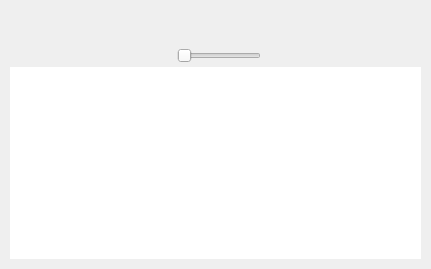
        <widget class="QWidget" name="tabPlan">
         <attribute name="title">
          <string>Plan</string>
         </attribute>
         <layout class="QVBoxLayout" name="verticalLayoutPlan">
          <property name="spacing">
           <number>0</number>
          </property>
          <property name="leftMargin">
           <number>10</number>
          </property>
          <property name="topMargin">
           <number>45</number>
          </property>
          <property name="rightMargin">
           <number>10</number>
          </property>
          <property name="bottomMargin">
           <number>10</number>
          </property>
          <item>
           <layout class="QHBoxLayout" name="horizontalLayoutPlanButtons">
            <property name="spacing">
             <number>0</number>
            </property>
            <item>
             <widget class="QPushButton" name="planButtonResize">
              <property name="sizePolicy">
               <sizepolicy hsizetype="Minimum" vsizetype="Fixed">
                <horstretch>0</horstretch>
                <verstretch>0</verstretch>
               </sizepolicy>
              </property>
              <property name="toolTip">
               <string>Swap size: Switch between normal size and custom plan size.</string>
              </property>
              <property name="text">
               <string/>
              </property>
              <property name="icon">
               <iconset resource="arenatracker.qrc">
                <normaloff>:/Images/planResize.png</normaloff>:/Images/planResize.png</iconset>
              </property>
              <property name="iconSize">
               <size>
                <width>32</width>
                <height>32</height>
               </size>
              </property>
              <property name="flat">
               <bool>true</bool>
              </property>
             </widget>
            </item>
            <item>
             <spacer name="planHorizontalSpacer1">
              <property name="orientation">
               <enum>Qt::Horizontal</enum>
              </property>
              <property name="sizeType">
               <enum>QSizePolicy::Preferred</enum>
              </property>
              <property name="sizeHint" stdset="0">
               <size>
                <width>40</width>
                <height>20</height>
               </size>
              </property>
             </spacer>
            </item>
            <item>
             <widget class="QPushButton" name="planButtonFirst">
              <property name="toolTip">
               <string/>
              </property>
              <property name="text">
               <string/>
              </property>
              <property name="icon">
               <iconset>
                <normalon>:/Images/planFirst.png</normalon>
               </iconset>
              </property>
              <property name="iconSize">
               <size>
                <width>32</width>
                <height>32</height>
               </size>
              </property>
              <property name="flat">
               <bool>true</bool>
              </property>
             </widget>
            </item>
            <item>
             <widget class="QPushButton" name="planButtonPrev">
              <property name="toolTip">
               <string/>
              </property>
              <property name="text">
               <string/>
              </property>
              <property name="icon">
               <iconset>
                <normalon>:/Images/planPrev.png</normalon>
               </iconset>
              </property>
              <property name="iconSize">
               <size>
                <width>32</width>
                <height>32</height>
               </size>
              </property>
              <property name="flat">
               <bool>true</bool>
              </property>
             </widget>
            </item>
            <item>
             <widget class="QLabel" name="planLabelTurn">
              <property name="sizePolicy">
               <sizepolicy hsizetype="Fixed" vsizetype="Preferred">
                <horstretch>0</horstretch>
                <verstretch>0</verstretch>
               </sizepolicy>
              </property>
              <property name="text">
               <string/>
              </property>
              <property name="alignment">
               <set>Qt::AlignCenter</set>
              </property>
             </widget>
            </item>
            <item>
             <widget class="QSlider" name="planTurnSlider">
              <property name="pageStep">
               <number>1</number>
              </property>
              <property name="orientation">
               <enum>Qt::Horizontal</enum>
              </property>
             </widget>
            </item>
            <item>
             <widget class="QPushButton" name="planButtonNext">
              <property name="toolTip">
               <string/>
              </property>
              <property name="text">
               <string/>
              </property>
              <property name="icon">
               <iconset>
                <normalon>:/Images/planNext.png</normalon>
               </iconset>
              </property>
              <property name="iconSize">
               <size>
                <width>32</width>
                <height>32</height>
               </size>
              </property>
              <property name="flat">
               <bool>true</bool>
              </property>
             </widget>
            </item>
            <item>
             <widget class="QPushButton" name="planButtonLast">
              <property name="toolTip">
               <string/>
              </property>
              <property name="text">
               <string/>
              </property>
              <property name="icon">
               <iconset>
                <normalon>:/Images/planLast.png</normalon>
               </iconset>
              </property>
              <property name="iconSize">
               <size>
                <width>32</width>
                <height>32</height>
               </size>
              </property>
              <property name="flat">
               <bool>true</bool>
              </property>
             </widget>
            </item>
            <item>
             <spacer name="planHorizontalSpacer2">
              <property name="orientation">
               <enum>Qt::Horizontal</enum>
              </property>
              <property name="sizeType">
               <enum>QSizePolicy::Preferred</enum>
              </property>
              <property name="sizeHint" stdset="0">
               <size>
                <width>40</width>
                <height>20</height>
               </size>
              </property>
             </spacer>
            </item>
            <item>
             <spacer name="planHorizontalSpacer3">
              <property name="orientation">
               <enum>Qt::Horizontal</enum>
              </property>
              <property name="sizeType">
               <enum>QSizePolicy::Fixed</enum>
              </property>
              <property name="sizeHint" stdset="0">
               <size>
                <width>40</width>
                <height>20</height>
               </size>
              </property>
             </spacer>
            </item>
           </layout>
          </item>
          <item>
           <widget class="PlanGraphicsView" name="planGraphicsView">
            <property name="frameShape">
             <enum>QFrame::NoFrame</enum>
            </property>
            <property name="verticalScrollBarPolicy">
             <enum>Qt::ScrollBarAlwaysOff</enum>
            </property>
            <property name="horizontalScrollBarPolicy">
             <enum>Qt::ScrollBarAlwaysOff</enum>
            </property>
            <property name="renderHints">
             <set>QPainter::Antialiasing|QPainter::SmoothPixmapTransform|QPainter::TextAntialiasing</set>
            </property>
           </widget>
          </item>
         </layout>
        </widget>
